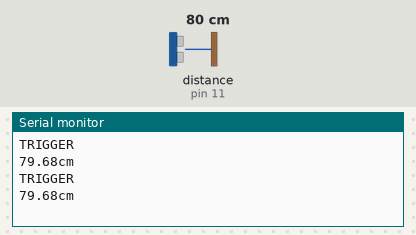
The sketch below on a simulated Arduino Uno, built with avr-gcc and run on an emulated ATmega328P. On the bench: the last lines printed to the serial monitor. Wiring (inferred from the names in the program): ultrasonic range finder: trigger pin 12; echo pin 11. The test bench sets the inputs (shaded band); at power-on: distance to the obstacle (sensor on pin 11) 80 cm. The echo pulse lasts 58.3 µs per cm.

Above: at 1.8 s.
1.9 s: distance to the obstacle (sensor on pin 11) set to 2 cm
At 2.7 s:
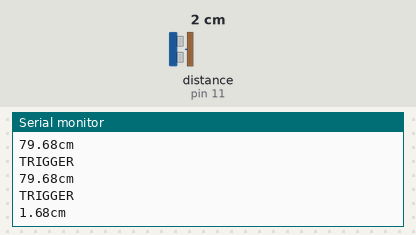
3.4 s: distance to the obstacle (sensor on pin 11) set to 4 cm
At 4.8 s:
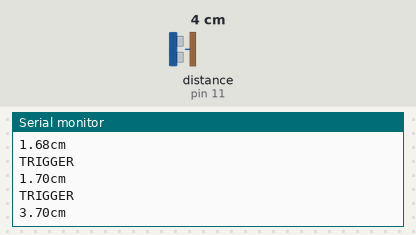
Timing chart, 0 to 6.4 s (numbered marks = the images above; inputs shaded):
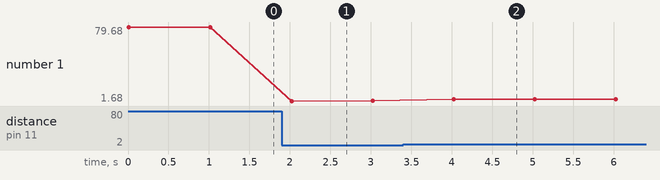

Measured:
- after the input at 1.9 s, the serial monitor: prints a new line after 0.12 s (image 1)
- after the input at 3.4 s, the serial monitor: prints a new line after 0.62 s (image 2)
- plotted number 1: 79.68 → 1.7 after the input at 1.9 s, 1.7 → 3.7 after the input at 3.4 s

The sketch:

sync_ultrasonic_sensor.ino
```cpp
const int TRIGGER_PIN = 12;
const int ECHO_PIN = 11;
const float SPEED_OF_SOUND = 0.0343;

void setup() {
  Serial.begin(9600);
  pinMode(TRIGGER_PIN, OUTPUT);
  pinMode(ECHO_PIN, INPUT);
}

void loop() {
  // emits a trigger signal to the module, to start the "detection"
  Serial.println("TRIGGER");
  digitalWrite(TRIGGER_PIN, HIGH);
  delayMicroseconds(10);
  digitalWrite(TRIGGER_PIN, LOW);

  // then the module send around 8 cycles of 40khz - echos / like a ping
  // and pulseIn listens and measures the time for echos to come back (/!\ it's a sync function)
  // if an object is in the area, the ECHO_PIN will be in HIGH position
  const long duration = pulseIn(ECHO_PIN, HIGH);
  if(duration > 0 && duration < 40000) {
    const float distance = (duration / 2.0) * SPEED_OF_SOUND;
    Serial.print(distance);
    Serial.println("cm");
  } else {
    Serial.println("Nothing in the area");
  }

  delay(1000);
}
```
